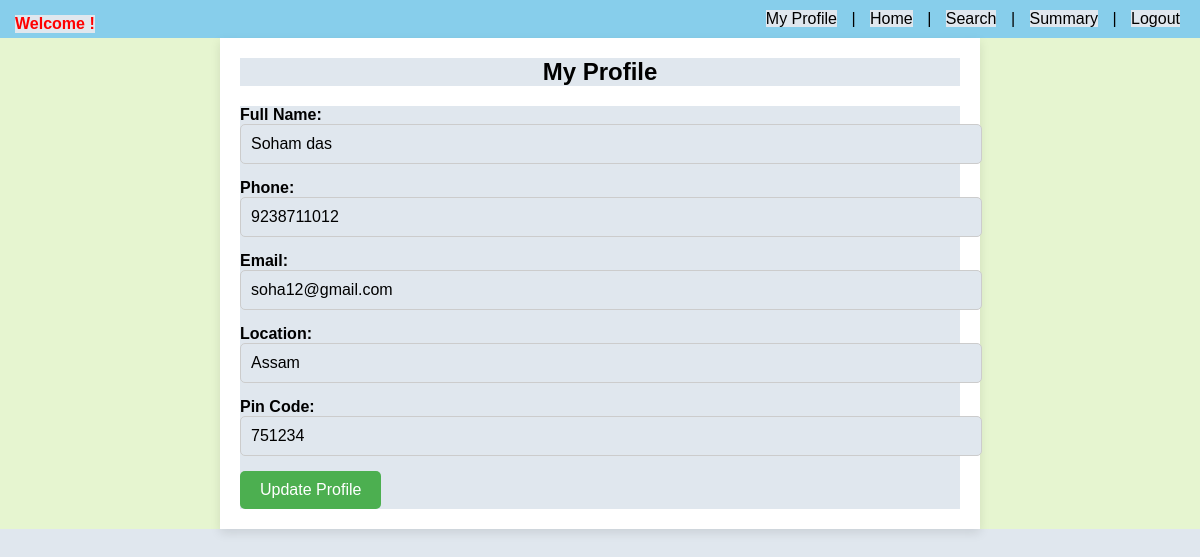
The page /professional_profile (signed in) on the database its author committed.
### backend/models.py (models this page shows)
class Prof_Info(db.Model):
    __tablename__="prof_info"
    id=db.Column(db.Integer,primary_key=True)
    email=db.Column(db.String,unique=True,nullable=False)
    password=db.Column(db.String,nullable=False)
    role=db.Column(db.Integer,default=2)
    full_name=db.Column(db.String,nullable=False)
    service_name=db.Column(db.Integer, db.ForeignKey("service.id"), nullable=False)
    experience=db.Column(db.Integer,nullable=False)
    location=db.Column(db.String,nullable=False)
    pin_code=db.Column(db.Integer,nullable=False)
    prof_status=db.Column(db.String,default='requested')#requested,approved,rejected,blocked
    service=db.relationship("Service",back_populates="professionals")
    phone=db.Column(db.Integer,nullable=False, unique=True)

### backend/controllers.py (the view, shortened to what this page needs)
@app.route("/professional_profile", methods=["GET", "POST"])
def professional_profile():
    professional_id = session.get('user_id')
    if not professional_id:
        flash("You must be logged in to view your profile.", "danger")
        return redirect(url_for('signin'))  # Redirect to the login page if not logged in
    professional = Prof_Info.query.get(professional_id)
    if not professional:
        flash("Profile not found.", "danger")
        return redirect(url_for('prof_dashboard'))  # Redirect to dashboard if professional not found
    return render_template("professional_edit.html", professional=professional)

### templates/professional_edit.html (shortened to what this page needs)
{% extends "prof_layout.html" %}
{% block content %}
<head>
</head>
<div class="form-container">
    <h2>My Profile</h2>
    <form method="POST">
        <div class="form-group">
            <label for="full_name">Full Name:</label>
            <input type="text" id="full_name" name="full_name" value="{{ professional.full_name }}" required>
        </div>
        <div class="form-group">
            <label for="phone">Phone:</label>
            <input type="text" id="phone" name="phone" value="{{ professional.phone }}" required>
        </div>
        <div class="form-group">
            <label for="email">Email:</label>
            <input type="email" id="email" name="email" value="{{ professional.email }}" required>
        </div>
        <div class="form-group">
            <label for="location">Location:</label>
            <input type="text" id="location" name="location" value="{{ professional.location }}" required>
        </div>
        <div class="form-group">
            <label for="pin_code">Pin Code:</label>
            <input type="text" id="pin_code" name="pin_code" value="{{ professional.pin_code }}" required>
        </div>
        <button type="submit" class="btn">Update Profile</button>
    </form>
</div>
{% endblock %}

### static/styles/main.css (style rules this page uses)
* { margin: 0; padding: 0; background-color: rgb(224, 231, 238); }

### templates/prof_layout.html (style rules this page uses)
body { font-family: Arial, sans-serif; background-color: #e6f5d0; margin: 0; padding: 0; }

### templates/professional_edit.html (style rules this page uses)
.form-container { width: 60%; margin: auto; padding: 20px; background-color: #fff; box-shadow: 0px 4px 10px rgba(0, 0, 0, 0.1); }
.form-container h2 { text-align: center; margin-bottom: 20px; }
.form-group { margin-bottom: 15px; }
.form-group label { font-weight: bold; }
.form-group input { width: 100%; padding: 10px; font-size: 1em; border: 1px solid #ccc; border-radius: 5px; }
.btn { padding: 10px 20px; font-size: 1em; background-color: #4caf50; color: white; border: none; border-radius: 5px; cursor: pointer; }

### rows shown on the page
Prof_Info: full_name "Soham das", phone "9238711012", email "soha12@gmail.com", location "Assam", pin_code "751234"
